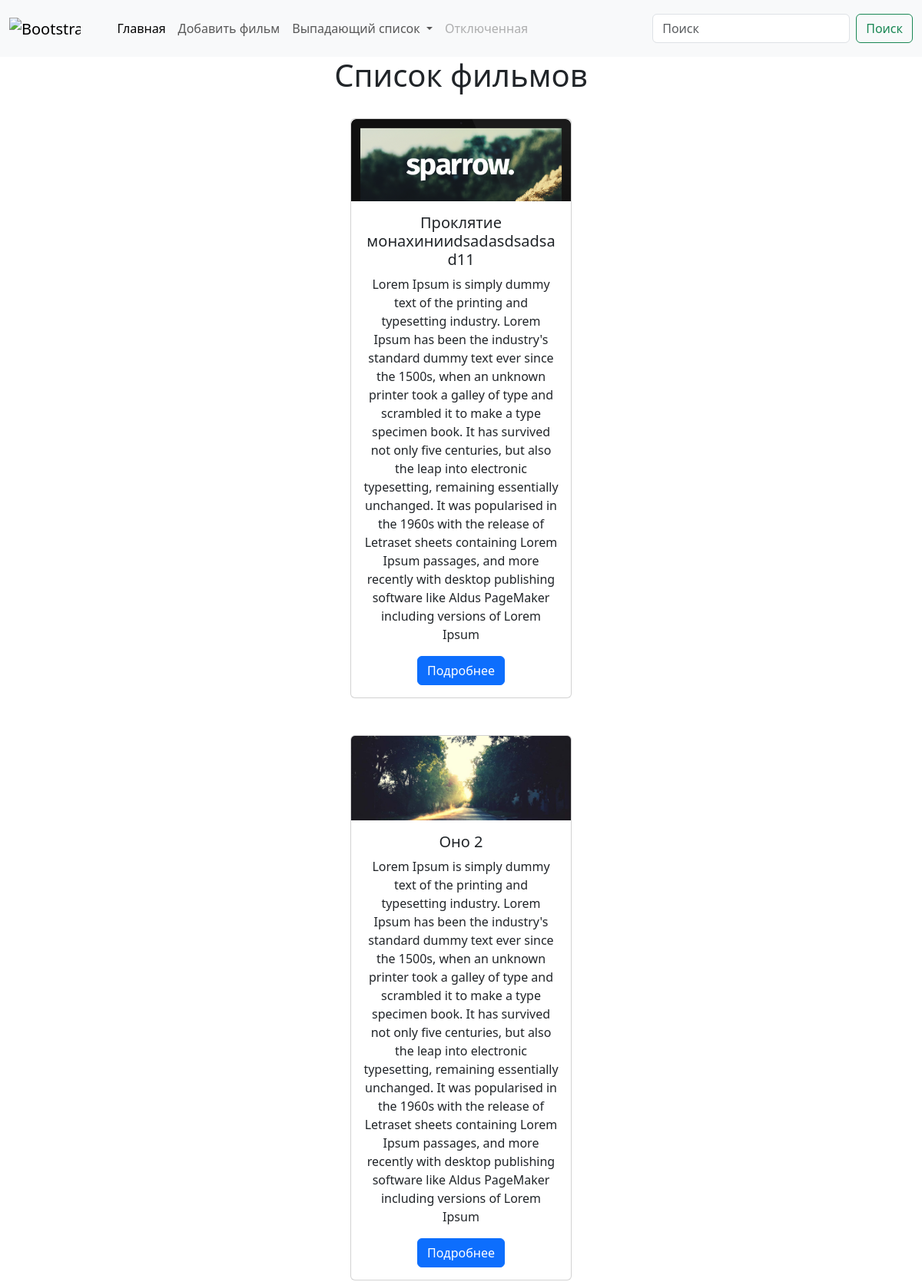
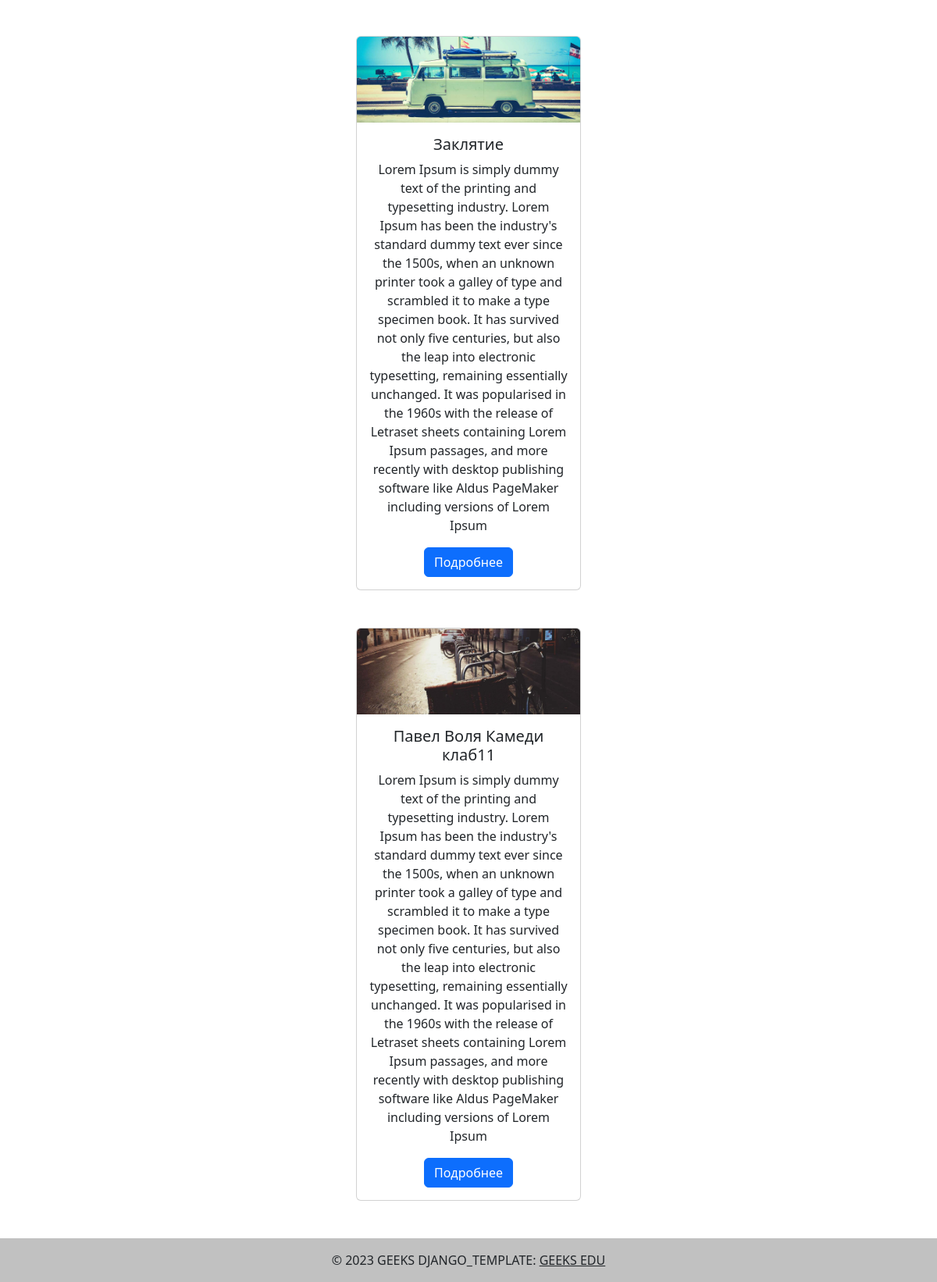
The page / on the database its author committed (2 pictures, top to bottom).
### tv_show/models.py (models this page shows, shortened)
class Films(models.Model):
    GENRE = (
        ("Комедия", "Комедия"),
        ("Хоррор", "Хоррор"),
        ("Мелодрамма", "Мелодрамма"),
        ("Аниме", "Аниме"),
    )
    title = models.CharField("Укажите название фильма", max_length=100)
    description = models.TextField("Укажите описание фильма", blank=True, null=True)
    image = models.ImageField("Добавьте фото", upload_to="images/")
    genre = models.CharField("Укажите жанр фильма", max_length=100, choices=GENRE)
    trailer = models.URLField("Укажите ссылку")
    cost = models.PositiveIntegerField("Укажите цену")
    director = models.CharField("Укажите директора", max_length=100, null=True)
    created_at = models.DateTimeField(auto_now_add=True)
    class Meta:
        verbose_name = "Премьеру"
        verbose_name_plural = "Премьеры"

### tv_show/views.py (the view)
# urls.py: path("", views.TvShowView.as_view(), name="films"),
class TvShowView(generic.ListView):
    template_name = "films/film.html"
    queryset = models.Films.objects.all()
    def get_queryset(self):
        return models.Films.objects.all()

### templates/films/film.html
{% include 'films/header.html' %}
<h1 style="text-align: center">Список фильмов</h1>
<br>
{% for i in object_list %}
<center>
    <div class="qwerty">
        <div class="card" style="width: 18rem;">
          <img src="{{i.image.url}}" class="card-img-top" alt="...">
          <div class="card-body">
            <h5 class="card-title">{{i.title}}</h5>
            <p class="card-text">{{i.description}}</p>
            <a href="/film_detail/{{i.id}}" class="btn btn-primary">Подробнее</a>
          </div>
        </div>
    </div>
    <br><br>
    </center>
{% endfor %}
{% include 'films/footer.html' %}

### rows shown on the page
Films: image (picture), title "Проклятие монахинииdsadasdsadsad11", description "Lorem Ipsum is simply dummy text of the printing and typesetting industry. Lorem Ipsum has been the industry's standard dummy text ever since the 1500s, when an unknown printer took a galley of type and scrambled it to make a type specimen book. It has survived not only five centuries, but also the leap into electronic typesetting, remaining essentially unchanged. It was popularised in the 1960s with the release of Letraset sheets containing Lorem Ipsum passages, and more recently with desktop publishing software like Aldus PageMaker including versions of Lorem Ipsum"
Films: image (picture), title "Оно 2", description "Lorem Ipsum is simply dummy text of the printing and typesetting industry. Lorem Ipsum has been the industry's standard dummy text ever since the 1500s, when an unknown printer took a galley of type and scrambled it to make a type specimen book. It has survived not only five centuries, but also the leap into electronic typesetting, remaining essentially unchanged. It was popularised in the 1960s with the release of Letraset sheets containing Lorem Ipsum passages, and more recently with desktop publishing software like Aldus PageMaker including versions of Lorem Ipsum"
Films: image (picture), title "Заклятие", description "Lorem Ipsum is simply dummy text of the printing and typesetting industry. Lorem Ipsum has been the industry's standard dummy text ever since the 1500s, when an unknown printer took a galley of type and scrambled it to make a type specimen book. It has survived not only five centuries, but also the leap into electronic typesetting, remaining essentially unchanged. It was popularised in the 1960s with the release of Letraset sheets containing Lorem Ipsum passages, and more recently with desktop publishing software like Aldus PageMaker including versions of Lorem Ipsum"
Films: image (picture), title "Павел Воля Камеди клаб11", description "Lorem Ipsum is simply dummy text of the printing and typesetting industry. Lorem Ipsum has been the industry's standard dummy text ever since the 1500s, when an unknown printer took a galley of type and scrambled it to make a type specimen book. It has survived not only five centuries, but also the leap into electronic typesetting, remaining essentially unchanged. It was popularised in the 1960s with the release of Letraset sheets containing Lorem Ipsum passages, and more recently with desktop publishing software like Aldus PageMaker including versions of Lorem Ipsum"
